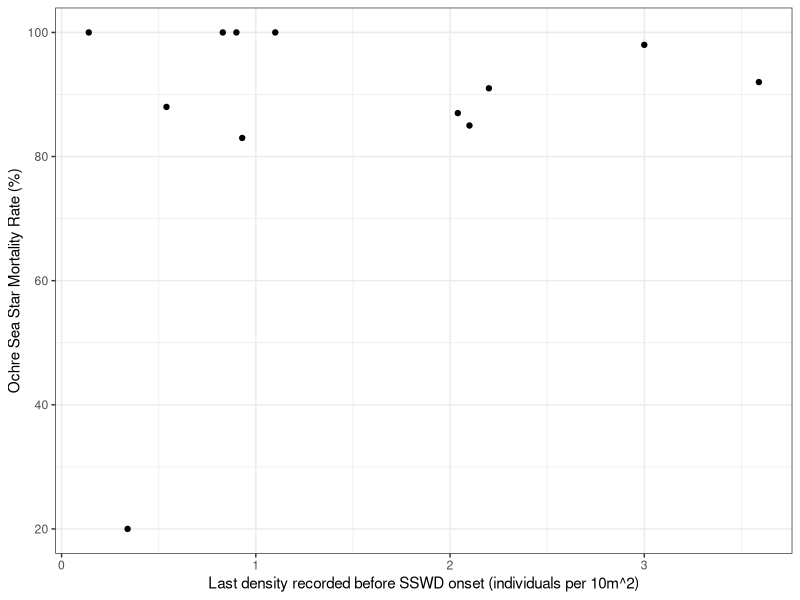
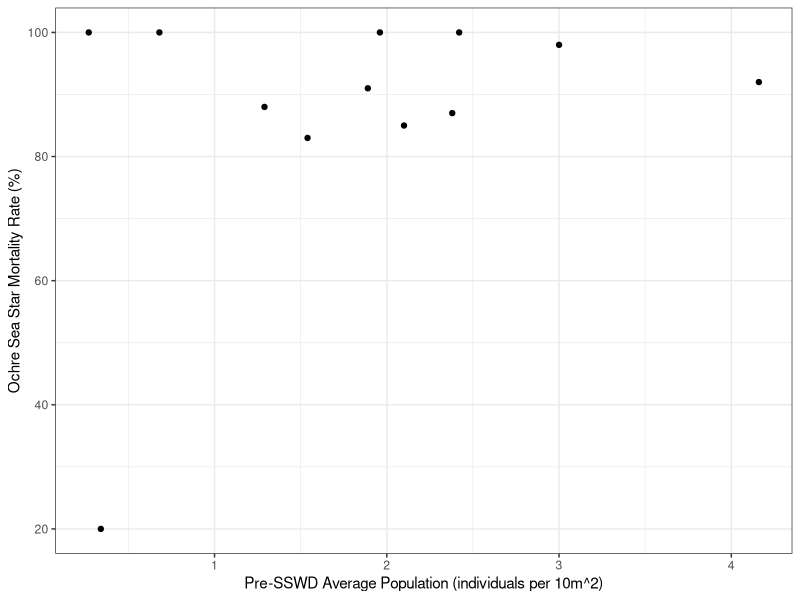
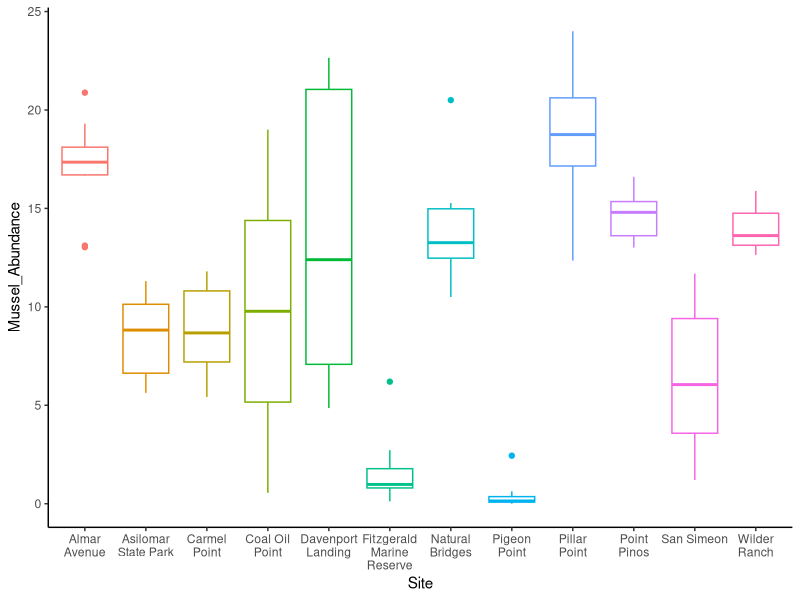
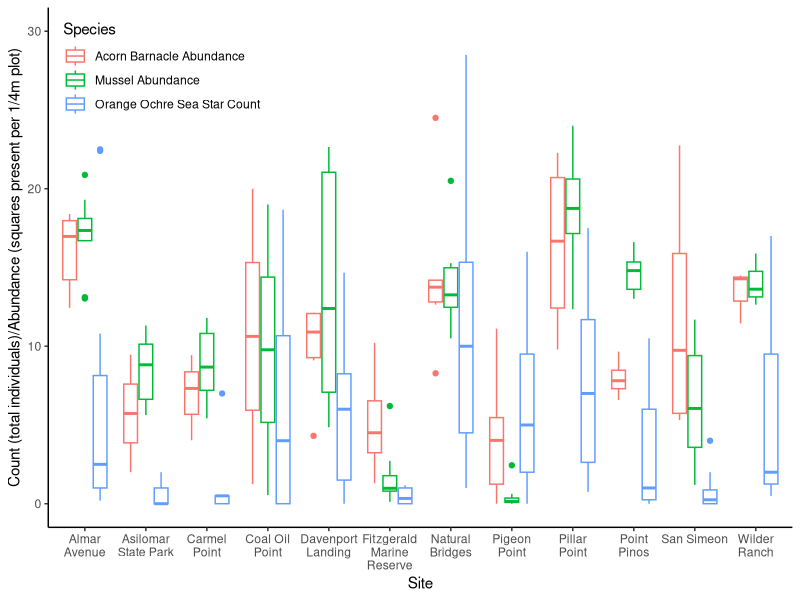
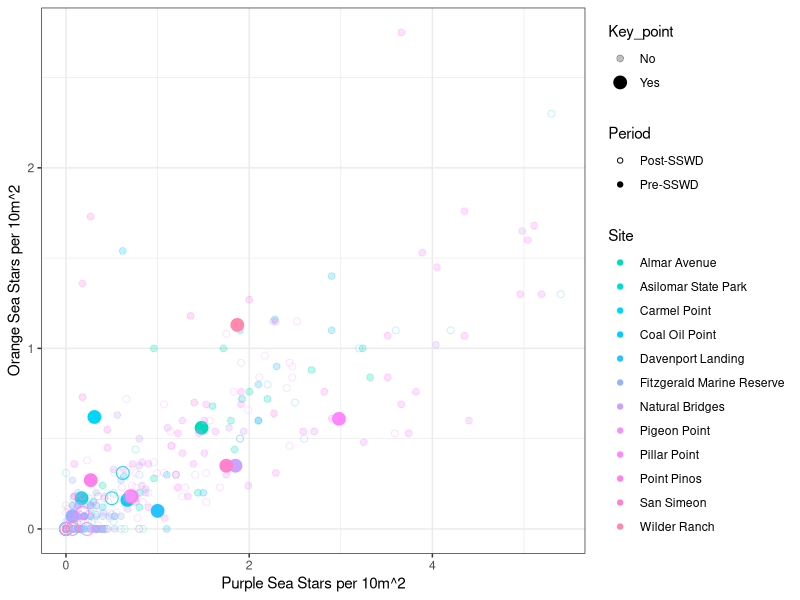
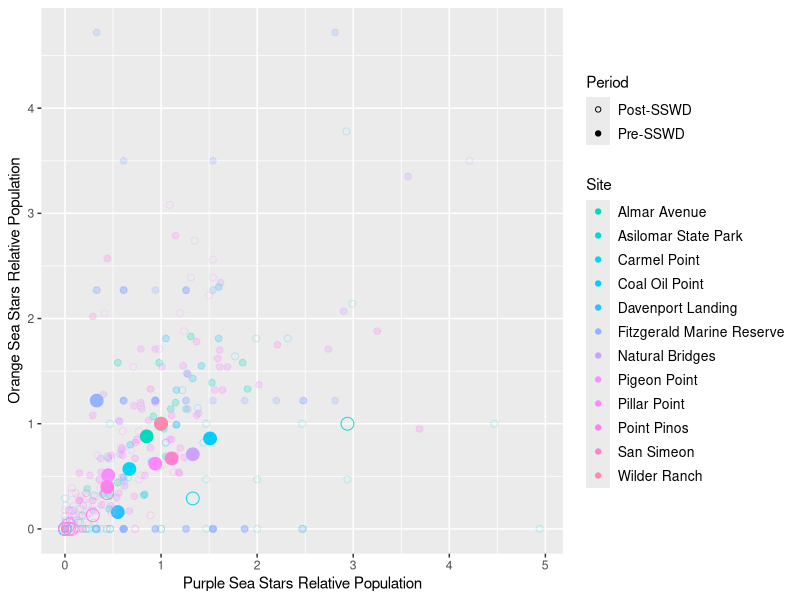
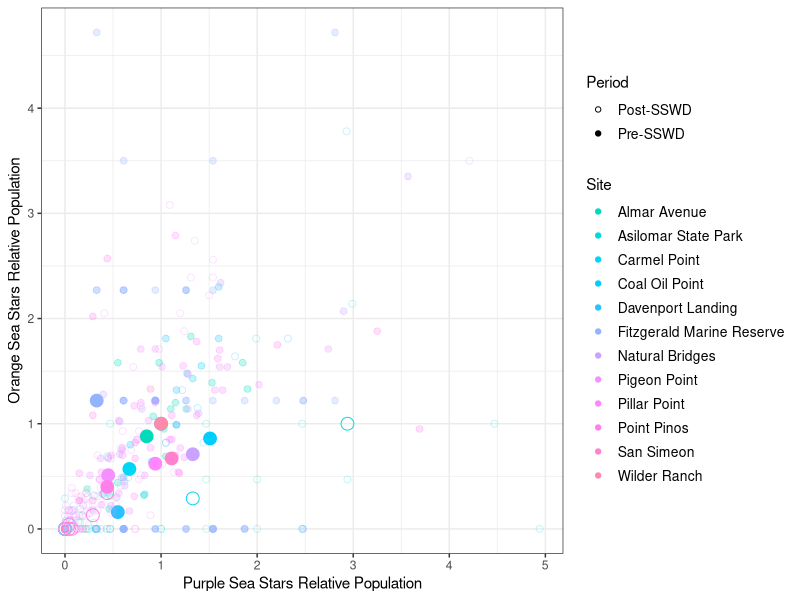
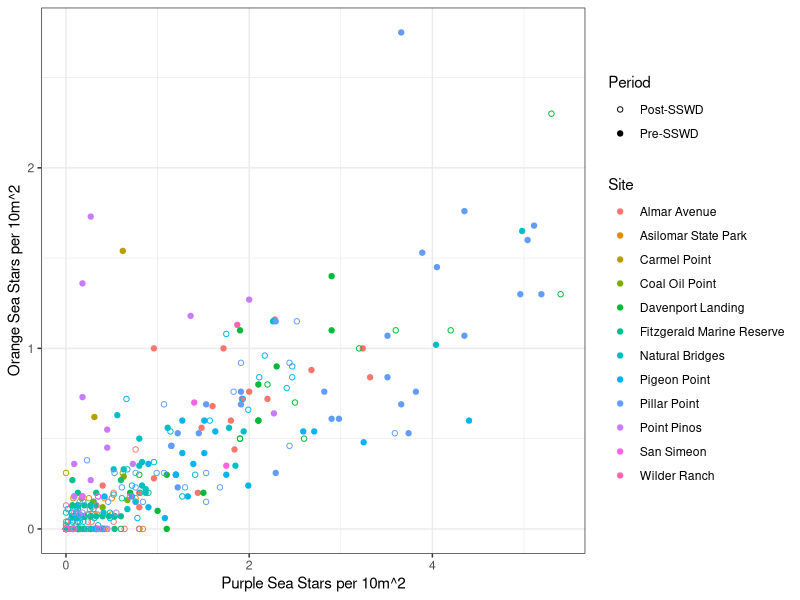

Here is the R script that generated these plots, in order:
library(ggplot2)
library(scales)
all_sites <- read.csv("AllSites.csv")
all_species <- read.csv("AllSpecies_AllSites.csv")
density_mortality <- read.csv("Density_Mortality_Comparison.csv")




ggplot(density_mortality, aes(last_pre_density, Mortality_rate)) +
  geom_point() +
  labs(x = "Last density recorded before SSWD onset (individuals per 10m^2)",
       y = "Ochre Sea Star Mortality Rate (%)") +
  theme_bw()

ggplot(density_mortality, aes(k, Mortality_rate)) +
  geom_point() +
  labs(x = "Pre-SSWD Average Population (individuals per 10m^2)",
       y = "Ochre Sea Star Mortality Rate (%)") +
  theme_bw()


ggplot(all_species, aes(x = Site, y = Mussel_Abundance, color = Site)) +
  geom_boxplot() +
  scale_x_discrete(labels = label_wrap(11)) +
  guides(color = "none") +
  theme_classic()


library(tidyverse)

all_species %>%
  select(ends_with("Abundance"))

long_format <- pivot_longer(all_species, c(ends_with("Abundance"), ends_with("Count")),
                           names_to = "Phenotype_Species", values_to = "Density_Abundance")



by_species <- long_format[,c(1,2,8,9)]
no_purple <- by_species[c(by_species$Phenotype_Species != "Purple_Count"),]

ggplot(no_purple, aes(x = Site, y = Density_Abundance, color = Phenotype_Species)) +
  geom_boxplot(aes(group = interaction(Phenotype_Species, Site))) +
  scale_color_discrete(name = "Species", labels = c("Acorn Barnacle Abundance", "Mussel Abundance", "Orange Ochre Sea Star Count")) +
  scale_x_discrete(labels = label_wrap(11)) +
  scale_y_continuous(limit = c(0,30)) +
  labs(y ="Count (total individuals)/Abundance (squares present per 1/4m plot)") +
  theme_classic() +
  theme(legend.position = "inside",
        legend.position.inside = c(0.01, 0.99),
        legend.justification = c(0, 1))


4# Highlight the last observations before the beginning of the epizootic and the first ones after
all_sites$Key_point <- "No"

run_list <- rle(all_sites$Period)
run_lengths <- run_list$lengths
run_positions <- cumsum(run_lengths)
last_idx <- run_positions[run_list$values == "Pre-SSWD"]

all_sites[last_idx, 10] <- "Yes"
all_sites[last_idx +1 , 10] <- "Yes"



ggplot(all_sites, aes(Purple_per_10m, Orange_per_10m, shape = Period, 
                      color = Site, alpha = Key_point, size = Key_point)) +
  geom_point() +
  scale_shape_manual(values = c(1, 19)) +
  labs(x = "Purple Sea Stars per 10m^2",
       y = "Orange Sea Stars per 10m^2") +
  scale_color_hue(h = c(175, 360), l = 75, direction = 1) +
  scale_alpha_manual(values = c("Yes" = 1, "No" = 0.25)) + 
  scale_size_manual(values = c("Yes" = 4, "No" = 2)) +
  theme_bw()


library(stringr)

# Highlighted_relative_all
ggplot(all_sites, aes(Purple_relative_population, Orange_relative_population, 
         shape = Period, color = Site, alpha = Key_point, size = Key_point)) +
  geom_point() +
  scale_shape_manual(values = c(1, 19)) +
  labs(x = "Purple Sea Stars Relative Population",
           y = "Orange Sea Stars Relative Population") +
  scale_color_hue(h = c(175, 360), l = 75, direction = 1) +
  scale_alpha_manual(values = c("Yes" = 1, "No" = 0.25)) + 
  scale_size_manual(values = c("Yes" = 4, "No" = 2)) +
  theme(legend.text = element_text(size = 10)) +
  guides(labels = label_wrap(18) , alpha = "none", size = "none") 



ggplot(all_sites, aes(Purple_relative_population, Orange_relative_population, 
                     shape = Period, color = Site, alpha = Key_point, size = Key_point)) +
  geom_point() +
  scale_shape_manual(values = c(1, 19)) +
  labs(x = "Purple Sea Stars Relative Population",
       y = "Orange Sea Stars Relative Population") +
  scale_color_hue(h = c(175, 360), l = 75, direction = 1) +
  scale_alpha_manual(values = c("Yes" = 1, "No" = 0.25)) + 
  scale_size_manual(values = c("Yes" = 4, "No" = 2)) +
  theme_bw() +
  theme(legend.text = element_text(size = 10)) +
  guides(alpha = "none", size = "none") 


ggplot(all_sites, aes(Purple_per_10m, Orange_per_10m, color = Site, shape = Period)) +
  geom_point() +
  scale_shape_manual(values = c(1, 19)) +
  labs(x = "Purple Sea Stars per 10m^2",
       y = "Orange Sea Stars per 10m^2") +
  theme_bw()


library(dplyr)
reduced_sites <- bind_rows(read.csv("Cleaned Dataframes/AlmarAvenue.csv"), 
                           read.csv("Cleaned Dataframes/AsilomarStatePark.csv"),
                           read.csv("Cleaned Dataframes/CarmelPoint.csv"),
                           read.csv("Cleaned Dataframes/CoalOilPoint.csv"),
                           read.csv("Cleaned Dataframes/DavenportLanding.csv"))

# Brewer_paired_yearly.png and Brewer_paired_all.png
ggplot(all_species, aes(Purple_per_10m, Orange_per_10m, color = Site, shape = Period)) +
  geom_point() +
  scale_shape_manual(values = c(1, 19)) +
  labs(x = "Purple Sea Stars per 10m^2",
       y = "Orange Sea Stars per 10m^2") +
  scale_color_brewer(palette = "Paired") + 
  guides(labels = label_wrap(9)) # What the fuuuuuuuuuck

ggplot(all_sites, aes(Purple_per_10m, Orange_per_10m, color = Site, shape = Period)) +
  geom_point() +
  scale_shape_manual(values = c(1, 19)) +
  labs(x = "Purple Sea Stars per 10m^2",
       y = "Orange Sea Stars per 10m^2") +
  scale_color_brewer(palette = "Paired") +
  theme_bw() 


# Equal_axis_virdis.png - visualizes the difference between the population size ranges
ggplot(all_sites, aes(Purple_per_10m, Orange_per_10m, color = Site, shape = Period)) +
  geom_point() +
  scale_shape_manual(values = c(1, 19)) +
  labs(x = "Purple Sea Stars per 10m^2",
       y = "Orange Sea Stars per 10m^2") +
  scale_color_viridis_d(option = "D") + # C, D, F, and G are all nice. D is best for point
  scale_y_continuous(limit = c(0,4)) +
  scale_x_continuous(limit = c(0,4)) +
  theme_light()

ggplot(all_species, aes(Purple_per_10m, Orange_per_10m, color = Site, shape = Period)) +
  geom_point() +
  scale_shape_manual(values = c(1, 19)) +
  labs(x = "Purple Sea Stars per 10m^2",
       y = "Orange Sea Stars per 10m^2") +
  scale_color_viridis_d(option = "D") + # C, D, F, and G are all nice. D is best for point
  scale_y_continuous(limit = c(0,4)) +
  scale_x_continuous(limit = c(0,4)) +
  theme_light()



ggplot(all_sites, aes(Purple_Count, Orange_Count, color = Site, shape = Period)) +
  geom_point() +
  scale_shape_manual(values = c(1, 19)) +
  labs(x = "Total Purple Sea Stars",
       y = "Total Orange Sea Stars") +
  scale_color_viridis_d(option = "D") + # C, D, F, and G are all nice. D is best for point
  theme_linedraw()




# line_virdis
ggplot(all_species, aes(Purple_relative_population, Orange_relative_population, color = Site)) +
  geom_line(aes(linetype = Period, group = interaction(Period, Site)), key_glyph = "timeseries" ) +
  scale_shape_manual(values = c(1, 19)) +
  labs(x = "Purple Sea Stars Relative Population",
       y = "Orange Sea Stars Relative Population") +
  scale_color_viridis_d(option = "B") + 
  
  theme_light()







ggplot(all_sites, aes(Purple_relative_population, Orange_relative_population, color = Site, shape = Period)) +
  geom_point() +
  scale_shape_manual(values = c(1, 19)) +
  labs(x = "Purple Sea Star Relative Population",
       y = "Orange Sea Stars Relative Population") +
  scale_color_viridis_d(option = "D") + # C, D, F, and G are all nice. D is best for point
  theme_bw()

sites <- reduced_sites$Site
  
ggplot(reduced_sites, aes(Purple_per_10m, Orange_per_10m, color = Site, shape = Period)) +
  geom_line() +
  scale_shape_manual(values = c(1, 19)) +
  labs(x = "Purple Sea Stars per 10m^2",
       y = "Orange Sea Stars per 10m^2") +
  scale_color_hue(h = c(264, 340), l = 75, direction = 1) +
  theme_classic() 

ggplot(reduced_sites, aes(Purple_per_10m, Orange_per_10m, color = Site, shape = Period)) +
  geom_line() +
  scale_shape_manual(values = c(1, 19)) +
  labs(x = "Purple Sea Stars per 10m^2",
       y = "Orange Sea Stars per 10m^2") +
  scale_y_continuous(limit = c(0,6)) +
  scale_x_continuous(limit = c(0,6)) +
  theme_void()
